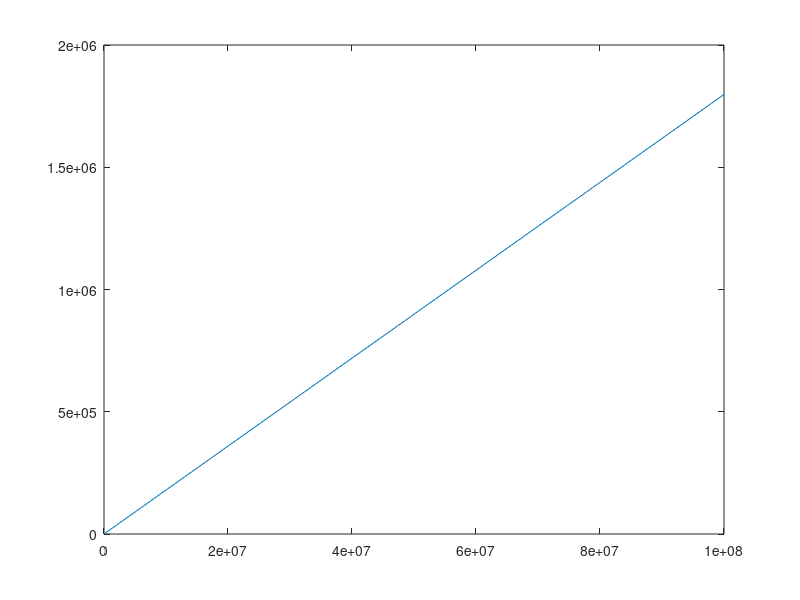

Here is the MATLAB script that generated this plot:
rim = [.16 .2 .33];
w = 24150 * pi / 30;
p = linspace(100, 100e6, 100);
rho = [2810, 1560];
h = .43;

for k = 1:length(rim) - 1
    in(k) = 0.5 * rho(k) * pi * h * (rim(k+1)^4 - rim(k)^4);
end
I = sum(in);

a = p / (I * w);

plot(p,a*(60^2/(2*pi)))